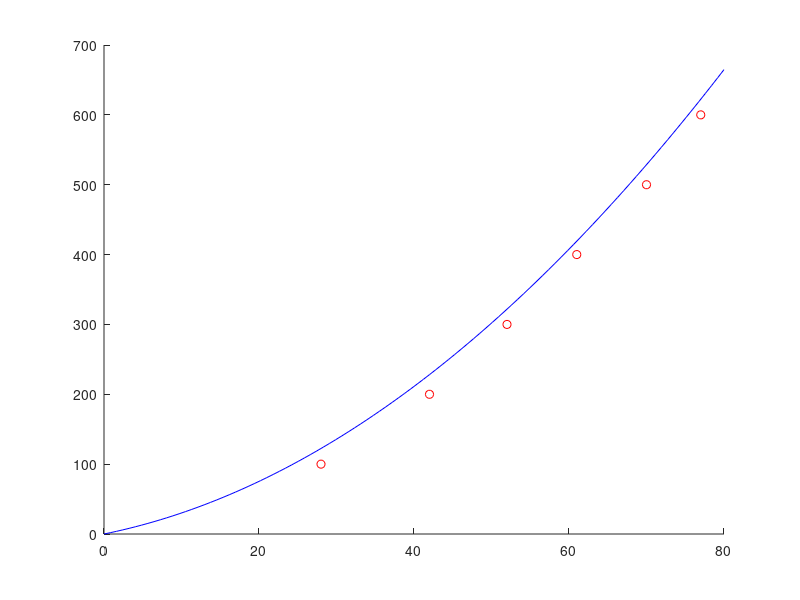

The MATLAB script that drew this image:
clear; clc; close all;

angle=[28, 42, 52, 61,70 77] ;
V_m=[100, 200, 300, 400, 500, 600];

[p,S]=polyfit(angle,V_m,2);

p(end) = p(end)+23.77;

angle_lin=linspace(0,80);
V_m_lin=polyval(p,angle_lin);


figure;hold on
plot(angle,V_m,'ro')
plot(angle_lin,V_m_lin,'b')
S.R
